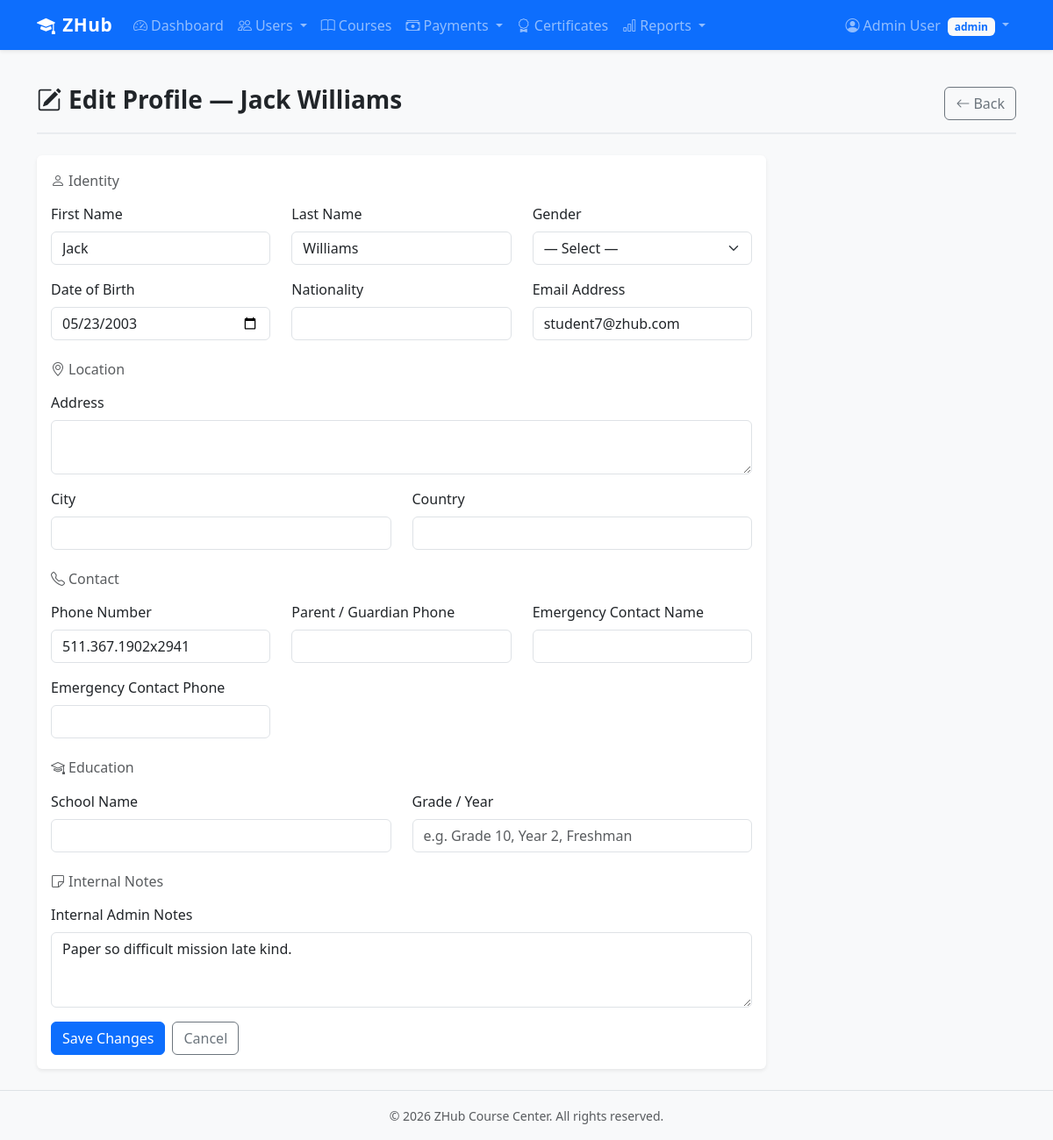
Page /students/7/edit (signed in) on the committed database.
### website/models.py (models this page shows, shortened)
class User(UserMixin, db.Model):
    __tablename__ = 'users'
    id = db.Column(db.Integer, primary_key=True)
    email = db.Column(db.String(150), unique=True, nullable=False, index=True)
    password_hash = db.Column(db.String(256), nullable=False)
    role = db.Column(db.String(20), nullable=False, default='student')  # admin / instructor / student
    first_name = db.Column(db.String(100), nullable=False)
    last_name = db.Column(db.String(100), nullable=False)
    phone = db.Column(db.String(20))
    is_active = db.Column(db.Boolean, default=True)
    created_at = db.Column(db.DateTime, default=lambda: datetime.now(timezone.utc))
    student = db.relationship('Student', backref='user', uselist=False, cascade='all, delete-orphan')
    instructor = db.relationship('Instructor', backref='user', uselist=False, cascade='all, delete-orphan')
    @property
    def full_name(self):
        return f'{self.first_name} {self.last_name}'

class Student(db.Model):
    __tablename__ = 'students'
    id = db.Column(db.Integer, primary_key=True)
    user_id = db.Column(db.Integer, db.ForeignKey('users.id'), unique=True, nullable=False)
    qr_token = db.Column(db.String(64), unique=True, default=lambda: uuid.uuid4().hex)
    qr_image_path = db.Column(db.String(256))
    date_of_birth = db.Column(db.Date)
    guardian_phone = db.Column(db.String(20))
    notes = db.Column(db.Text)
    photo_path              = db.Column(db.String(256), nullable=True)
    gender                  = db.Column(db.String(20), nullable=True)    # 'male', 'female', 'prefer_not_to_say'
    nationality             = db.Column(db.String(100), nullable=True)
    address_line            = db.Column(db.Text, nullable=True)
    city                    = db.Column(db.String(100), nullable=True)
    country                 = db.Column(db.String(100), nullable=True)
    emergency_contact_name  = db.Column(db.String(150), nullable=True)
    emergency_contact_phone = db.Column(db.String(30), nullable=True)
    school_name             = db.Column(db.String(200), nullable=True)
    grade                   = db.Column(db.String(50), nullable=True)
    enrollments = db.relationship('Enrollment', backref='student', lazy='dynamic', cascade='all, delete-orphan')
    payments = db.relationship('Payment', backref='student', lazy='dynamic', cascade='all, delete-orphan')
    certificates = db.relationship('Certificate', backref='student', lazy='dynamic', cascade='all, delete-orphan')
    course_ratings = db.relationship('CourseRating', backref='student', lazy='dynamic', cascade='all, delete-orphan')
    instructor_ratings = db.relationship('InstructorRating', backref='student', lazy='dynamic', cascade='all, delete-orphan')
    projects         = db.relationship('StudentProject', backref='student', lazy='dynamic', cascade='all, delete-orphan')
    instructor_notes = db.relationship('InstructorNote', backref='student', lazy='dynamic', cascade='all, delete-orphan')
    trainer_evals    = db.relationship('TrainerEvaluation', backref='student', lazy='dynamic', cascade='all, delete-orphan')
    submissions      = db.relationship('AssignmentSubmission', backref='student', lazy='dynamic', cascade='all, delete-orphan')

### website/students/routes.py (the view, shortened to what this page needs)
@students_bp.route('/<int:student_id>/edit', methods=['GET', 'POST'])
@role_required('admin')
def edit(student_id):
    student = Student.query.get_or_404(student_id)
    user    = student.user
    form    = StudentEditForm()
    if request.method == 'GET':
        form.first_name.data             = user.first_name
        form.last_name.data              = user.last_name
        form.phone.data                  = user.phone
        form.email.data                  = user.email
        form.gender.data                 = student.gender or ''
        form.date_of_birth.data          = student.date_of_birth
        form.nationality.data            = student.nationality
        form.address_line.data           = student.address_line
        form.city.data                   = student.city
        form.country.data                = student.country
        form.guardian_phone.data         = student.guardian_phone
        form.emergency_contact_name.data = student.emergency_contact_name
        form.emergency_contact_phone.data= student.emergency_contact_phone
        form.school_name.data            = student.school_name
        form.grade.data                  = student.grade
        form.notes.data                  = student.notes
    return render_template('students/edit.html', form=form, student=student)

### website/utils.py (called while the page is built)
def role_required(*roles):
    def decorator(f):
        @wraps(f)
        @login_required
        def decorated_function(*args, **kwargs):
            if current_user.role not in roles:
                abort(403)
            return f(*args, **kwargs)
        return decorated_function
    return decorator

### website/templates/students/edit.html (shortened to what this page needs)
{% extends "base.html" %}
{% block content %}
<div class="page-header d-flex justify-content-between align-items-center">
    <h1><i class="bi bi-pencil-square me-2"></i>Edit Profile — {{ student.user.full_name }}</h1>
    <a href="{{ url_for('students.detail', student_id=student.id) }}" class="btn btn-outline-secondary">
        <i class="bi bi-arrow-left me-1"></i>Back
    </a>
</div>
<div class="row">
    <div class="col-md-9">
        <div class="card">
            <div class="card-body">
                <form method="POST" novalidate>
                    <h6 class="text-muted mb-3 mt-1"><i class="bi bi-person me-1"></i>Identity</h6>
                    <div class="row">
                        <div class="col-md-4 mb-3">
                            {{ form.first_name.label(class_="form-label") }}
                            {{ form.first_name(class_="form-control is-invalid" if form.first_name.errors else "form-control") }}
                        </div>
                        <div class="col-md-4 mb-3">
                            {{ form.last_name.label(class_="form-label") }}
                            {{ form.last_name(class_="form-control is-invalid" if form.last_name.errors else "form-control") }}
                        </div>
                        <div class="col-md-4 mb-3">
                            {{ form.gender.label(class_="form-label") }}
                            {{ form.gender(class_="form-select") }}
                        </div>
                    </div>
                    <div class="row">
                        <div class="col-md-4 mb-3">
                            {{ form.date_of_birth.label(class_="form-label") }}
                            {{ form.date_of_birth(class_="form-control", type="date", id="dob-field") }}
                        </div>
                        <div class="col-md-4 mb-3">
                            {{ form.nationality.label(class_="form-label") }}
                            {{ form.nationality(class_="form-control") }}
                        </div>
                        <div class="col-md-4 mb-3">
                            {{ form.email.label(class_="form-label") }}
                            {{ form.email(class_="form-control is-invalid" if form.email.errors else "form-control") }}
                        </div>
                    </div>
                    <h6 class="text-muted mb-3 mt-2"><i class="bi bi-geo-alt me-1"></i>Location</h6>
                    <div class="mb-3">
                        {{ form.address_line.label(class_="form-label") }}
                        {{ form.address_line(class_="form-control", rows=2) }}
                    </div>
                    <div class="row">
                        <div class="col-md-6 mb-3">
                            {{ form.city.label(class_="form-label") }}
                            {{ form.city(class_="form-control") }}
                        </div>
                        <div class="col-md-6 mb-3">
                            {{ form.country.label(class_="form-label") }}
                            {{ form.country(class_="form-control") }}
                        </div>
                    </div>
                    <h6 class="text-muted mb-3 mt-2"><i class="bi bi-telephone me-1"></i>Contact</h6>
                    <div class="row">
                        <div class="col-md-4 mb-3">
                            {{ form.phone.label(class_="form-label") }}
                            {{ form.phone(class_="form-control") }}
                        </div>
                        <div class="col-md-4 mb-3">
                            <label class="form-label" id="guardian-phone-label">
                                {{ form.guardian_phone.label.text }}
                            </label>
                            {{ form.guardian_phone(class_="form-control is-invalid" if form.guardian_phone.errors else "form-control", id="guardian-phone-field") }}
                        </div>
                        <div class="col-md-4 mb-3">
                            {{ form.emergency_contact_name.label(class_="form-label") }}
                            {{ form.emergency_contact_name(class_="form-control") }}
                        </div>
                    </div>
                    <div class="row">
                        <div class="col-md-4 mb-3">
                            {{ form.emergency_contact_phone.label(class_="form-label") }}
                            {{ form.emergency_contact_phone(class_="form-control") }}
                        </div>
                    </div>
                    <h6 class="text-muted mb-3 mt-2"><i class="bi bi-mortarboard me-1"></i>Education</h6>
                    <div class="row">
                        <div class="col-md-6 mb-3">
                            {{ form.school_name.label(class_="form-label") }}
                            {{ form.school_name(class_="form-control") }}
                        </div>
                        <div class="col-md-6 mb-3">
                            {{ form.grade.label(class_="form-label") }}
                            {{ form.grade(class_="form-control", placeholder="e.g. Grade 10, Year 2, Freshman") }}
                        </div>
                    </div>
                    <h6 class="text-muted mb-3 mt-2"><i class="bi bi-sticky me-1"></i>Internal Notes</h6>
                    <div class="mb-3">
                        {{ form.notes.label(class_="form-label") }}
                        {{ form.notes(class_="form-control", rows=3) }}
                    </div>
                    <div class="d-flex gap-2 mt-3">
                        {{ form.submit(class_="btn btn-primary") }}
                        <a href="{{ url_for('students.detail', student_id=student.id) }}" class="btn btn-outline-secondary">Cancel</a>
                    </div>
                </form>
            </div>
        </div>
    </div>
</div>
{% endblock %}

### website/templates/base.html (shortened to what this page needs)
<!DOCTYPE html>
<html lang="en">
<head>
    <link href="https://cdn.jsdelivr.net/npm/bootstrap@5.3.3/dist/css/bootstrap.min.css" rel="stylesheet">
    <link href="https://cdn.jsdelivr.net/npm/bootstrap-icons@1.11.3/font/bootstrap-icons.min.css" rel="stylesheet">
    <link href="{{ url_for('static', filename='css/style.css') }}" rel="stylesheet">
</head>
<body>
    <nav class="navbar navbar-expand-lg navbar-dark bg-primary shadow-sm">
        <div class="container">
            <a class="navbar-brand fw-bold" href="{{ url_for('auth.home') }}">
                <i class="bi bi-mortarboard-fill me-2"></i>ZHub
            </a>
            <div class="collapse navbar-collapse" id="mainNav">
                {% if current_user.is_authenticated %}
                <ul class="navbar-nav me-auto">
                    {% if current_user.role == 'admin' %}
                    <li class="nav-item">
                        <a class="nav-link" href="{{ url_for('admin.dashboard') }}">
                            <i class="bi bi-speedometer2 me-1"></i>Dashboard
                        </a>
                    </li>
                    <li class="nav-item dropdown">
                        <a class="nav-link dropdown-toggle" href="#" data-bs-toggle="dropdown">
                            <i class="bi bi-people me-1"></i>Users
                        </a>
                    </li>
                    <li class="nav-item">
                        <a class="nav-link" href="{{ url_for('courses.list_courses') }}">
                            <i class="bi bi-book me-1"></i>Courses
                        </a>
                    </li>
                    <li class="nav-item dropdown">
                        <a class="nav-link dropdown-toggle" href="#" data-bs-toggle="dropdown">
                            <i class="bi bi-cash-stack me-1"></i>Payments
                        </a>
                    </li>
                    <li class="nav-item">
                        <a class="nav-link" href="{{ url_for('certificates.list_certificates') }}">
                            <i class="bi bi-award me-1"></i>Certificates
                        </a>
                    </li>
                    <li class="nav-item dropdown">
                        <a class="nav-link dropdown-toggle" href="#" data-bs-toggle="dropdown">
                            <i class="bi bi-bar-chart me-1"></i>Reports
                        </a>
                    </li>
                    {% endif %}
                </ul>
                <ul class="navbar-nav">
                    <li class="nav-item dropdown">
                        <a class="nav-link dropdown-toggle" href="#" data-bs-toggle="dropdown">
                            <i class="bi bi-person-circle me-1"></i>{{ current_user.full_name }}
                            <span class="badge bg-light text-primary ms-1">{{ current_user.role }}</span>
                        </a>
                    </li>
                </ul>
                {% endif %}
            </div>
        </div>
    </nav>
    <main class="container py-4">
        {% block content %}{% endblock %}
    </main>
    <footer class="bg-light text-center text-muted py-3 mt-auto border-top">
        <div class="container">
            <small>&copy; 2026 ZHub Course Center. All rights reserved.</small>
        </div>
    </footer>
</body>
</html>

### website/static/css/style.css (style rules this page uses)
body { min-height: 100vh; display: flex; flex-direction: column; background-color: #f8f9fa; }
main { flex: 1; }
.navbar-brand { font-size: 1.3rem; letter-spacing: 0.5px; }
.card { border: none; box-shadow: 0 0.125rem 0.25rem rgba(0, 0, 0, 0.075); transition: box-shadow 0.2s ease; }
.page-header { margin-bottom: 1.5rem; padding-bottom: 0.75rem; border-bottom: 2px solid #e9ecef; }
.page-header h1 { font-size: 1.75rem; font-weight: 700; color: #212529; }

### rows in the picture
User: full_name "Admin User", role "admin"
User: user.full_name "Jack Williams", first_name "Jack", last_name "Williams", email "student7@zhub.com", phone "511.367.1902x2941"
Student: gender "— Select —", date_of_birth "05/23/2003", notes "Paper so difficult mission late kind."
